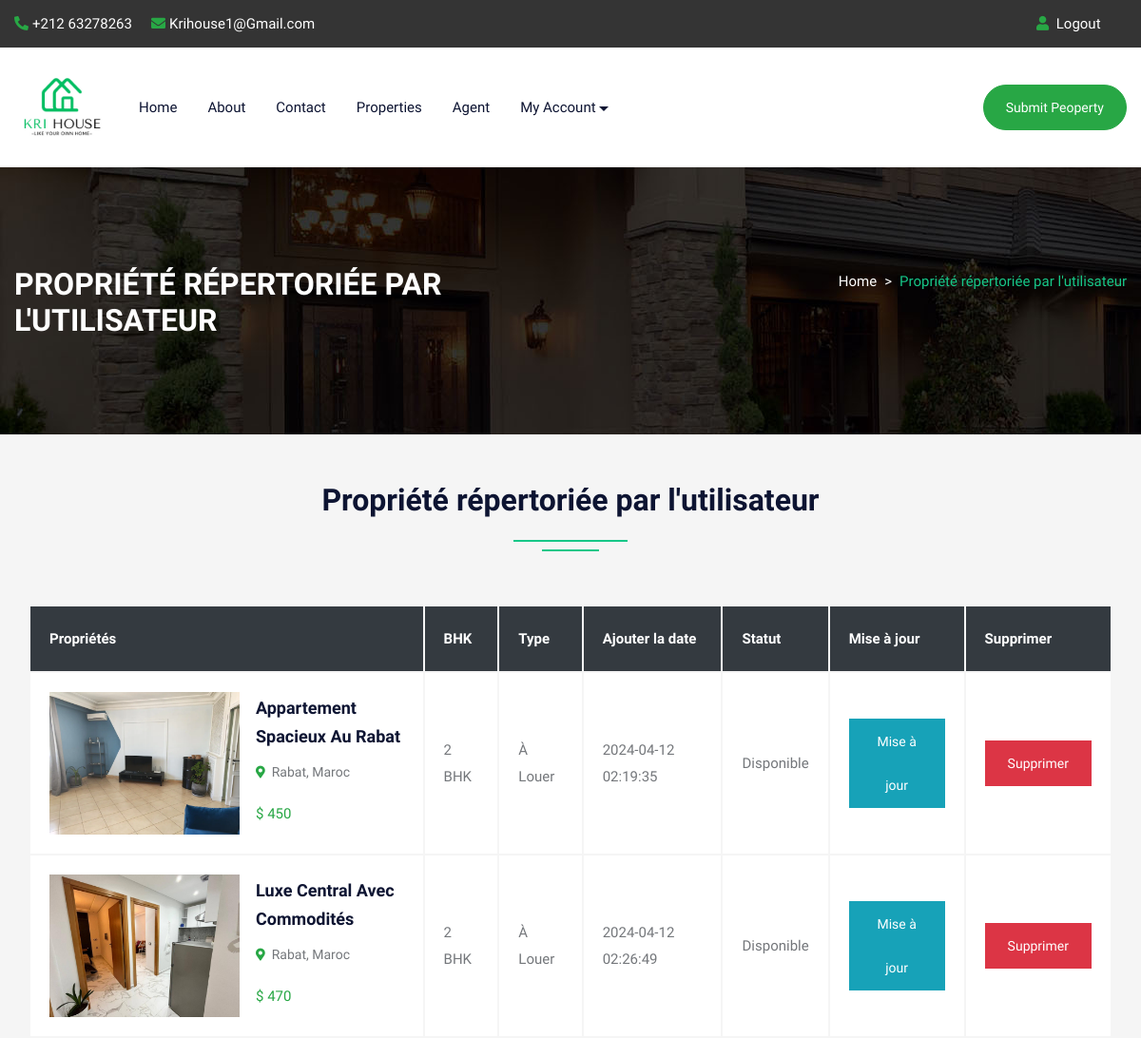
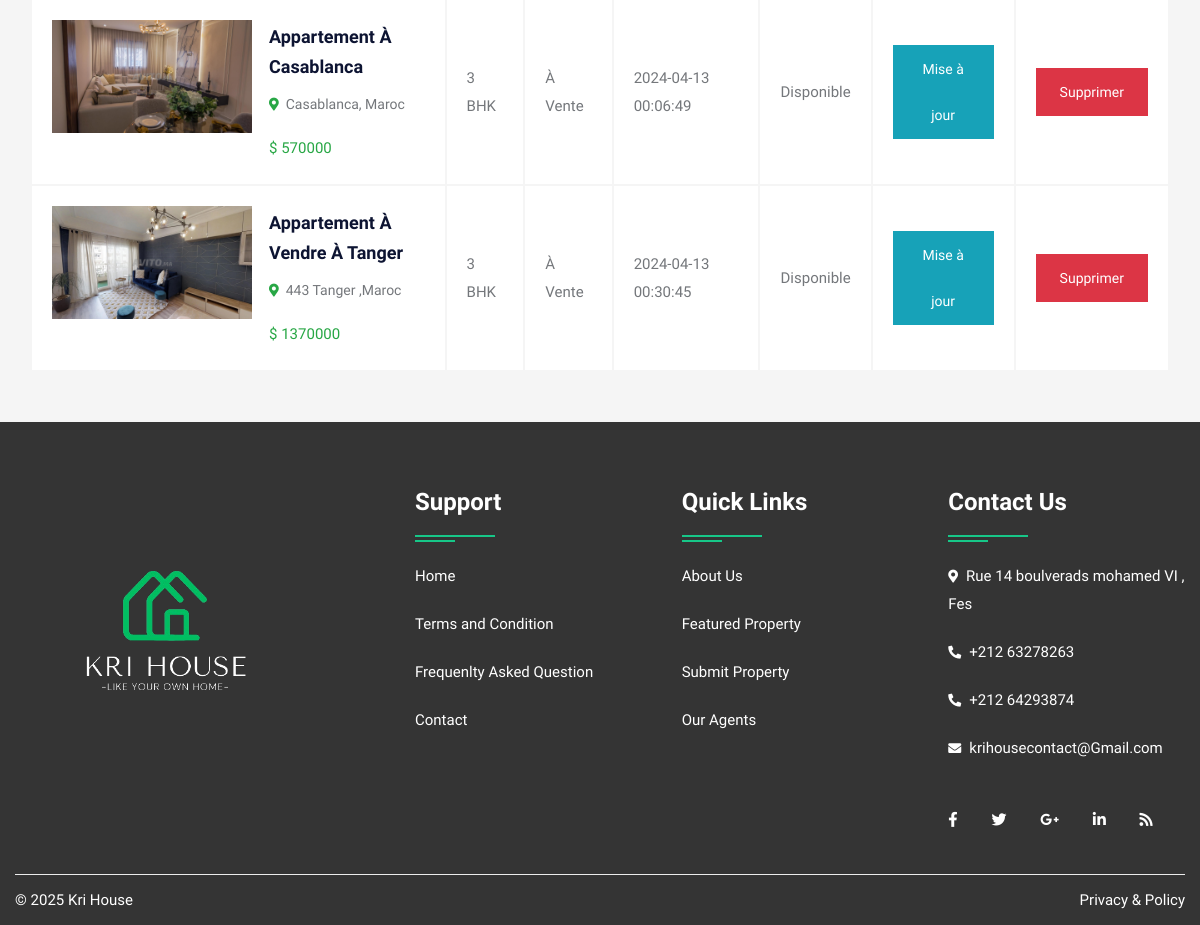
Page /feature.php (signed in) on the committed database (2 pictures, top to bottom).
### tables this page shows
CREATE TABLE `property` (
  `pid` int(50) NOT NULL,
  `title` varchar(200) NOT NULL,
  `pcontent` longtext NOT NULL,
  `type` varchar(100) NOT NULL,
  `bhk` varchar(50) NOT NULL,
  `stype` varchar(100) NOT NULL,
  `bedroom` int(50) NOT NULL,
  `bathroom` int(50) NOT NULL,
  `balcony` int(50) NOT NULL,
  `kitchen` int(50) NOT NULL,
  `hall` int(50) NOT NULL,
  `floor` varchar(50) NOT NULL,
  `size` int(50) NOT NULL,
  `price` int(50) NOT NULL,
  `location` varchar(200) NOT NULL,
  `city` varchar(100) NOT NULL,
  `feature` longtext NOT NULL,
  `pimage` varchar(300) NOT NULL,
  `pimage1` varchar(300) NOT NULL,
  `pimage2` varchar(300) NOT NULL,
  `pimage3` varchar(300) NOT NULL,
  `pimage4` varchar(300) NOT NULL,
  `uid` int(50) NOT NULL,
  `status` varchar(50) NOT NULL,
  `mapimage` varchar(300) NOT NULL,
  `topmapimage` varchar(300) NOT NULL,
  `groundmapimage` varchar(300) NOT NULL,
  `totalfloor` varchar(50) NOT NULL,
  `date` datetime NOT NULL DEFAULT current_timestamp(),
  `isFeatured` int(11) DEFAULT NULL
);

### feature.php (the view, shortened to what this page needs)
<!DOCTYPE html>
<html lang="en">
<head>
    <link rel="stylesheet" type="text/css" href="css/bootstrap.min.css">
    <link rel="stylesheet" type="text/css" href="css/bootstrap-slider.css">
    <link rel="stylesheet" type="text/css" href="css/jquery-ui.css">
    <link rel="stylesheet" type="text/css" href="css/layerslider.css">
    <link rel="stylesheet" type="text/css" href="css/color.css">
    <link rel="stylesheet" type="text/css" href="css/owl.carousel.min.css">
    <link rel="stylesheet" type="text/css" href="css/font-awesome.min.css">
    <link rel="stylesheet" type="text/css" href="fonts/flaticon/flaticon.css">
    <link rel="stylesheet" type="text/css" href="css/style.css">
    <link rel="stylesheet" type="text/css" href="css/login.css">
</head>
<body>
    <div id="page-wrapper">
        <div class="row">
            <?php include("include/header.php"); ?>
            <div class="banner-full-row page-banner" style="background-image:url('images/breadcromb.jpg');">
                <div class="container">
                    <div class="row">
                        <div class="col-md-6">
                            <h2 class="page-name float-left text-white text-uppercase mt-1 mb-0"><b>Propriété répertoriée par l'utilisateur</b></h2>
                        </div>
                        <div class="col-md-6">
                            <nav aria-label="breadcrumb" class="float-left float-md-right">
                                <ol class="breadcrumb bg-transparent m-0 p-0">
                                    <li class="breadcrumb-item text-white"><a href="#">Home</a></li>
                                    <li class="breadcrumb-item active">Propriété répertoriée par l'utilisateur</li>
                                </ol>
                            </nav>
                        </div>
                    </div>
                </div>
            </div>
            <div class="full-row bg-gray">
                <div class="container">
                    <div class="row mb-5">
                        <div class="col-lg-12">
                            <h2 class="text-secondary double-down-line text-center">Propriété répertoriée par l'utilisateur</h2>
                        </div>
                    </div>
                    <table class="items-list col-lg-12 table-hover" style="border-collapse:inherit;">
                        <thead>
                            <tr class="bg-dark">
                                <th class="text-white font-weight-bolder">Propriétés</th>
                                <th class="text-white font-weight-bolder">BHK</th>
                                <th class="text-white font-weight-bolder">Type</th>
                                <th class="text-white font-weight-bolder">Ajouter la date</th>
                                <th class="text-white font-weight-bolder">Statut</th>
                                <th class="text-white font-weight-bolder">Mise à jour</th>
                                <th class="text-white font-weight-bolder">Supprimer</th>
                            </tr>
                        </thead>
                        <tbody>
                            <?php
                            $uid = $_SESSION['uid'];
                            $query = mysqli_query($con, "SELECT * FROM `property` WHERE uid='$uid'");
                            while ($row = mysqli_fetch_array($query)) {
                            ?>
                                <tr>
                                    <td>
                                        <img src="admin/property/<?php echo $row['18']; ?>" alt="pimage">
                                        <div class="property-info d-table">
                                            <h5 class="text-secondary text-capitalize"><a href="propertydetail.php?pid=<?php echo $row['0']; ?>"><?php echo $row['1']; ?></a></h5>
                                            <span class="font-14 text-capitalize"><i class="fas fa-map-marker-alt text-success font-13"></i>&nbsp; <?php echo $row['14']; ?></span>
                                            <div class="price mt-3">
                                                <span class="text-success">$&nbsp;<?php echo $row['13']; ?></span>
                                            </div>
                                        </div>
                                    </td>
                                    <td><?php echo $row['4']; ?></td>
                                    <td class="text-capitalize">à <?php echo $row['5']; ?></td>
                                    <td><?php echo $row['28']; ?></td>
                                    <td class="text-capitalize"><?php echo $row['23']; ?></td>
                                    <td><a class="btn btn-info" href="submitpropertyupdate.php?id=<?php echo $row['0']; ?>">Mise à jour</a></td>
                                    <td><a class="btn btn-danger" href="submitpropertydelete.php?id=<?php echo $row['0']; ?>">Supprimer</a></td>
                                </tr>
                            <?php } ?>
                        </tbody>
                    </table>
                </div>
            </div>
            <?php include("include/footer.php"); ?>
        </div>
    </div>
</body>
</html>

### include/header.php (shortened to what this page needs)
<header id="header" class="transparent-header-modern fixed-header-bg-white w-100">
            <div class="top-header bg-secondary">
                <div class="container">
                    <div class="row">
                        <div class="col-md-8">
                            <ul class="top-contact list-text-white  d-table">
                                <li><a href="#"><i class="fas fa-phone-alt text-success mr-1"></i>+212 63278263</a></li>
                                <li><a href="#"><i class="fas fa-envelope text-success mr-1"></i>Krihouse1@Gmail.com</a></li>
                            </ul>
                        </div>
                        <div class="col-md-4">
                            <div class="top-contact float-right">
                                <ul class="list-text-white d-table">
								<li><i class="fas fa-user text-success mr-1"></i>
								<?php  if(isset($_SESSION['uemail']))
								{ ?>
								<a href="logout.php">Logout</a>&nbsp;&nbsp;<?php } else { ?>
								<a href="login.php">Login</a>&nbsp;&nbsp;
								| </li>
								<li><i class="fas fa-user-plus text-success mr-1"></i><a href="register.php"> Register</li><?php } ?>
								</ul>
                            </div>
                        </div>
                    </div>
                </div>
            </div>
            <div class="main-nav secondary-nav hover-success-nav py-2">
                <div class="container">
                    <div class="row">
                        <div class="col-lg-12">
                            <nav class="navbar navbar-expand-lg navbar-light p-0"> <a class="navbar-brand position-relative" href="index.php"><img class="nav-logo" src="images/logo/Krihouse.png" alt="" style="height: 100px;"></a>
                                <div class="collapse navbar-collapse" id="navbarSupportedContent">
                                    <ul class="navbar-nav mr-auto">
                                        <li class="nav-item dropdown"> <a class="nav-link" href="index.php" role="button" aria-haspopup="true" aria-expanded="false">Home</a></li>
										<li class="nav-item"> <a class="nav-link" href="about.php">About</a> </li>
                                        <li class="nav-item"> <a class="nav-link" href="contact.php">Contact</a> </li>
                                        <li class="nav-item"> <a class="nav-link" href="property.php">Properties</a> </li>
                                        <li class="nav-item"> <a class="nav-link" href="agent.php">Agent</a> </li>
										<?php  if(isset($_SESSION['uemail']))
										{ ?>
										<li class="nav-item dropdown">
											<a class="nav-link dropdown-toggle" href="#" role="button" data-toggle="dropdown" aria-haspopup="true" aria-expanded="false">My Account</a>
                                        </li>
										<?php } else { ?>
										<li class="nav-item"> <a class="nav-link" href="login.php">Login/Register</a> </li>
										<?php } ?>
                                    </ul>
									<a class="btn btn-success d-none d-xl-block" style="border-radius:30px;" href="submitproperty.php">Submit Peoperty</a>
                                </div>
                            </nav>
                        </div>
                    </div>
                </div>
            </div>
        </header>

### include/footer.php (shortened to what this page needs)
<footer class="full-row bg-secondary p-0">
    <div class="container">
        <div class="row">
            <div class="col-lg-12">
                <div class="divider py-40">
                    <div class="row">
                        <div class="col-md-12 col-lg-4">
                            <div class="footer-widget mb-4">
                                <div class="footer-logo mb-5"> <a href="#"><img class="logo-bottom" src="images/logo/white_krihouse.png" alt="image" style="height: 300px;"></a> </div>
                            </div>
                        </div>
                        <div class="col-md-12 col-lg-8">
                            <div class="row">
                                <div class="col-md-4 col-lg-4">
                                    <div class="footer-widget footer-nav mb-4">
                                        <h4 class="widget-title text-white double-down-line-left position-relative">Support</h4>
                                        <ul class="hover-text-primary">
                                            <li><a href="index.php" class="text-white">Home</a></li>
                                            <li><a href="termscondi.php" class="text-white" onclick="terms()">Terms and Condition</a></li>
                                            <li><a href="faq.php" class="text-white" target="_blank">Frequenlty Asked Question</a></li>
                                            <li><a href="contact.php" class="text-white" target="_blank" id="ctn">Contact</a></li>
                                        </ul>
                                    </div>
                                </div>
                                <div class="col-md-4 col-lg-4">
                                    <div class="footer-widget footer-nav mb-4">
                                        <h4 class="widget-title text-white double-down-line-left position-relative">Quick Links</h4>
                                        <ul class="hover-text-primary">
                                            <li><a href="about.php" class="text-white">About Us</a></li>
                                            <li><a href="property.php" class="text-white">Featured Property</a></li>
                                            <li><a href="submitproperty.php" class="text-white">Submit Property</a></li>
                                            <li><a href="agent.php" class="text-white">Our Agents</a></li>
                                        </ul>
                                    </div>
                                </div>
                                <div class="col-md-4 col-lg-4">
                                    <div class="footer-widget">
                                        <h4 class="widget-title text-white double-down-line-left position-relative">Contact Us</h4>
                                        <ul class="text-white">
                                            <li class="hover-text-primary"><i class="fas fa-map-marker-alt text-white mr-2 font-13 mt-1"></i>Rue 14 boulverads mohamed VI , Fes</li>
                                            <li class="hover-text-primary"> <i class="fas fa-phone-alt text-white mr-2 font-13 mt-1"></i>+212 63278263</li>
                                            <li class="hover-text-primary"> <i class="fas fa-phone-alt text-white mr-2 font-13 mt-1"></i>+212 64293874</li>
                                            <li class="hover-text-primary"><i class="fas fa-envelope text-white mr-2 font-13 mt-1"></i>krihousecontact@Gmail.com</li>
                                        </ul>
                                    </div>
                                    <div class="footer-widget media-widget mt-4 text-white hover-text-primary"> <a href="#"><i class="fab fa-facebook-f"></i></a> <a href="#"><i class="fab fa-twitter"></i></a> <a href="#"><i class="fab fa-google-plus-g"></i></a> <a href="#"><i class="fab fa-linkedin-in"></i></a> <a href="#"><i class="fas fa-rss"></i></a> </div>
                                </div>
                            </div>
                        </div>
                    </div>
                </div>
            </div>
        </div>
        <div class="row copyright">
            <div class="col-sm-6"> <span class="text-white">© <?php echo date('Y'); ?> Kri House </span> </div>
            <div class="col-sm-6">
                <ul class="line-menu text-white hover-text-primary float-right">
                    <li><a href="">Privacy & Policy</a></li>
                </ul>
            </div>
        </div>
    </div>
</footer>

### css/color.css (style rules this page uses)
:root { --theme-ordinary-color: #74777b; }
:root { --theme-primary-color: #17c788; }
:root { --theme-secondary-color: #0d1432; }
:root { --theme-white-color: #fff; }
:root { --theme-light-color: #f8f8f8; }
:root { --theme-gray-color: #f5f5f5; }
:root { --theme-footer-color: #091b4b; }
:root { --theme-dark-color: #091b4b; }
:root { --text-light-color: #a3a7af; }
:root { --theme-primary-opacity-color: rgba(11, 191, 141, .8); }
:root { --theme-secondary-opacity-color: rgba(13,20,50,0.7); }
:root { --theme-white-opacity-color: rgba(255, 255, 255, 0.3); }
:root { --theme-dark-opacity-color: rgba(0, 0, 0, 0.5); }
:root { --theme-ordinary-font: 'Muli', sans-serif; }
:root { --theme-highlight-font: 'Comfortaa', cursive; }

### rows in the picture
property: pimage1 (picture), title "Appartement Spacieux Au Rabat", location "Rabat, Maroc", price "450", bhk "2 BHK", stype "Louer", date "2024-04-12 02:19:35", status "Disponible"
property: pimage1 (picture), title "Luxe Central Avec Commodités", location "Rabat, Maroc", price "470", bhk "2 BHK", stype "Louer", date "2024-04-12 02:26:49", status "Disponible"
property: pimage1 (picture), title "Appartement À Casablanca", location "Casablanca, Maroc", price "570000", bhk "3 BHK", stype "Vente", date "2024-04-13 00:06:49", status "Disponible"
property: pimage1 (picture), title "Appartement À Vendre À Tanger", location "443 Tanger ,Maroc", price "1370000", bhk "3 BHK", stype "Vente", date "2024-04-13 00:30:45", status "Disponible"
